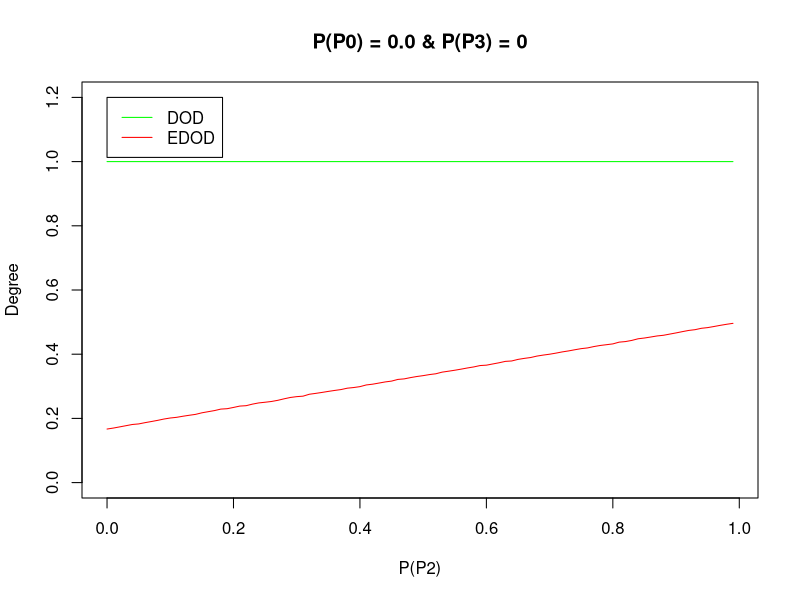

This figure's R source:
pP1 <- c(1.0,0.99,0.98,0.97,0.96,0.95,0.94,0.9299999999999999,0.92,0.91,0.9,0.89,0.88,0.87,0.86,0.85,0.84,0.83,0.82,0.8099999999999999,0.7999999999999999,0.7899999999999999,0.7799999999999999,0.7699999999999999,0.7599999999999999,0.75,0.74,0.73,0.72,0.71,0.7,0.69,0.6799999999999999,0.6699999999999999,0.6599999999999999,0.6499999999999999,0.6399999999999999,0.6299999999999999,0.6199999999999999,0.6099999999999999,0.5999999999999999,0.5899999999999999,0.5799999999999998,0.5699999999999998,0.5599999999999998,0.5499999999999998,0.5399999999999998,0.5299999999999998,0.5199999999999998,0.5099999999999998,0.4999999999999998,0.48999999999999977,0.47999999999999976,0.46999999999999975,0.45999999999999974,0.44999999999999973,0.4399999999999997,0.4299999999999997,0.4199999999999997,0.4099999999999997,0.3999999999999997,0.3899999999999997,0.37999999999999967,0.36999999999999966,0.35999999999999965,0.34999999999999964,0.33999999999999964,0.3299999999999996,0.3199999999999996,0.3099999999999996,0.2999999999999996,0.2899999999999996,0.2799999999999996,0.2699999999999996,0.25999999999999956,0.24999999999999956,0.23999999999999955,0.22999999999999954,0.21999999999999953,0.20999999999999952,0.1999999999999995,0.1899999999999995,0.1799999999999995,0.16999999999999948,0.15999999999999948,0.14999999999999947,0.13999999999999946,0.12999999999999945,0.11999999999999944,0.10999999999999943,0.09999999999999942,0.08999999999999941,0.0799999999999994,0.0699999999999994,0.05999999999999939,0.04999999999999938,0.03999999999999937,0.02999999999999936,0.01999999999999935,0.009999999999999343)
pP2 <- c(0.0,0.01,0.02,0.03,0.04,0.05,0.060000000000000005,0.07,0.08,0.09,0.09999999999999999,0.10999999999999999,0.11999999999999998,0.12999999999999998,0.13999999999999999,0.15,0.16,0.17,0.18000000000000002,0.19000000000000003,0.20000000000000004,0.21000000000000005,0.22000000000000006,0.23000000000000007,0.24000000000000007,0.25000000000000006,0.26000000000000006,0.2700000000000001,0.2800000000000001,0.2900000000000001,0.3000000000000001,0.3100000000000001,0.3200000000000001,0.3300000000000001,0.34000000000000014,0.35000000000000014,0.36000000000000015,0.37000000000000016,0.38000000000000017,0.3900000000000002,0.4000000000000002,0.4100000000000002,0.4200000000000002,0.4300000000000002,0.4400000000000002,0.45000000000000023,0.46000000000000024,0.47000000000000025,0.48000000000000026,0.49000000000000027,0.5000000000000002,0.5100000000000002,0.5200000000000002,0.5300000000000002,0.5400000000000003,0.5500000000000003,0.5600000000000003,0.5700000000000003,0.5800000000000003,0.5900000000000003,0.6000000000000003,0.6100000000000003,0.6200000000000003,0.6300000000000003,0.6400000000000003,0.6500000000000004,0.6600000000000004,0.6700000000000004,0.6800000000000004,0.6900000000000004,0.7000000000000004,0.7100000000000004,0.7200000000000004,0.7300000000000004,0.7400000000000004,0.7500000000000004,0.7600000000000005,0.7700000000000005,0.7800000000000005,0.7900000000000005,0.8000000000000005,0.8100000000000005,0.8200000000000005,0.8300000000000005,0.8400000000000005,0.8500000000000005,0.8600000000000005,0.8700000000000006,0.8800000000000006,0.8900000000000006,0.9000000000000006,0.9100000000000006,0.9200000000000006,0.9300000000000006,0.9400000000000006,0.9500000000000006,0.9600000000000006,0.9700000000000006,0.9800000000000006,0.9900000000000007)
pP3 <- c(0.0,0.0,0.0,0.0,0.0,0.0,0.0,0.0,0.0,0.0,0.0,0.0,0.0,0.0,0.0,0.0,0.0,0.0,0.0,0.0,0.0,0.0,0.0,0.0,0.0,0.0,0.0,0.0,0.0,0.0,0.0,0.0,0.0,0.0,0.0,0.0,0.0,0.0,0.0,0.0,0.0,0.0,0.0,0.0,0.0,0.0,0.0,0.0,0.0,0.0,0.0,0.0,0.0,0.0,0.0,0.0,0.0,0.0,0.0,0.0,0.0,0.0,0.0,0.0,0.0,0.0,0.0,0.0,0.0,0.0,0.0,0.0,0.0,0.0,0.0,0.0,0.0,0.0,0.0,0.0,0.0,0.0,0.0,0.0,0.0,0.0,0.0,0.0,0.0,0.0,0.0,0.0,0.0,0.0,0.0,0.0,0.0,0.0,0.0,0.0)
edod <- c(0.16682277999999995,0.16987980000000003,0.17356062000000025,0.17728429999999992,0.18102490000000013,0.1827704800000001,0.18669760000000002,0.19020757999999993,0.19387114000000005,0.19801916000000025,0.20122782000000006,0.20331836,0.2067156399999999,0.20973460000000013,0.21253120000000003,0.21738836000000009,0.22090061999999996,0.22437406000000007,0.2289738800000002,0.23022793999999985,0.23413329999999982,0.23837217999999996,0.23960294000000007,0.24446358000000007,0.24824016,0.2503289999999998,0.2526875999999999,0.2562869399999999,0.2609956000000001,0.2652044799999998,0.26778434,0.26926867999999965,0.2752478,0.27791865999999976,0.2809006799999999,0.28412067999999996,0.28710356000000004,0.2898160999999998,0.2941040599999999,0.29612984000000003,0.2989317800000001,0.3042007000000002,0.30656645999999965,0.31004958000000005,0.31363002000000006,0.31618391999999984,0.32141546000000026,0.32311455999999983,0.32708801999999976,0.33049757999999996,0.33320456000000015,0.3365243199999998,0.3390157199999998,0.34410872000000003,0.34700098000000007,0.3500395799999999,0.35343243999999985,0.3570939200000001,0.36035224000000005,0.36461237999999996,0.3658125400000003,0.36955612,0.3732872000000003,0.37763236,0.37890936,0.38380501999999983,0.38698890000000047,0.38963972,0.39415791999999966,0.3972828999999996,0.39995798,0.4033236599999998,0.4071523200000001,0.4102337600000005,0.41390738000000027,0.41731946000000014,0.41955762000000046,0.4237987999999997,0.4271645599999999,0.4296109400000003,0.43210197999999983,0.43755210000000055,0.4393522599999997,0.4429653999999999,0.4480475599999992,0.4504264399999993,0.45357139999999974,0.4568570599999999,0.45892891999999974,0.46263450000000034,0.4663094200000001,0.4702798400000003,0.4740340799999998,0.47640058000000024,0.48067410000000005,0.4828521800000004,0.4862775799999998,0.4899229200000004,0.4932086000000001,0.49615042000000004)
dod <- c(1.0,1.0,1.0,1.0,1.0,1.0,1.0,1.0,1.0,1.0,1.0,1.0,1.0,1.0,1.0,1.0,1.0,1.0,1.0,1.0,1.0,1.0,1.0,1.0,1.0,1.0,1.0,1.0,1.0,1.0,1.0,1.0,1.0,1.0,1.0,1.0,1.0,1.0,1.0,1.0,1.0,1.0,1.0,1.0,1.0,1.0,1.0,1.0,1.0,1.0,1.0,1.0,1.0,1.0,1.0,1.0,1.0,1.0,1.0,1.0,1.0,1.0,1.0,1.0,1.0,1.0,1.0,1.0,1.0,1.0,1.0,1.0,1.0,1.0,1.0,1.0,1.0,1.0,1.0,1.0,1.0,1.0,1.0,1.0,1.0,1.0,1.0,1.0,1.0,1.0,1.0,1.0,1.0,1.0,1.0,1.0,1.0,1.0,1.0,1.0)
plot(pP2, edod, col = "red", ylim=c(0,1.2), main="P(P0) = 0.0 & P(P3) = 0", xlab="P(P2)", ylab="Degree", type="l")
lines(pP2, dod, col = "green")
legend(0,1.2,c("DOD", "EDOD"), col=c("green", "red"), lty=1)